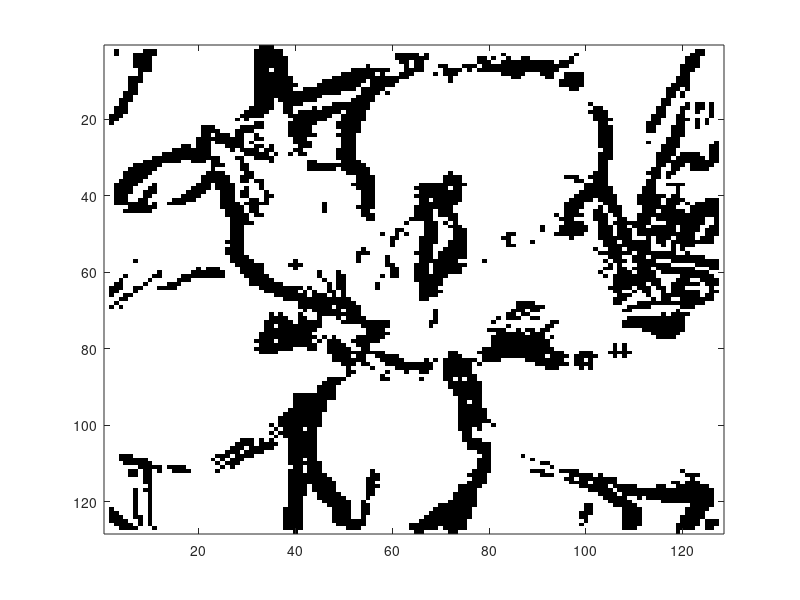
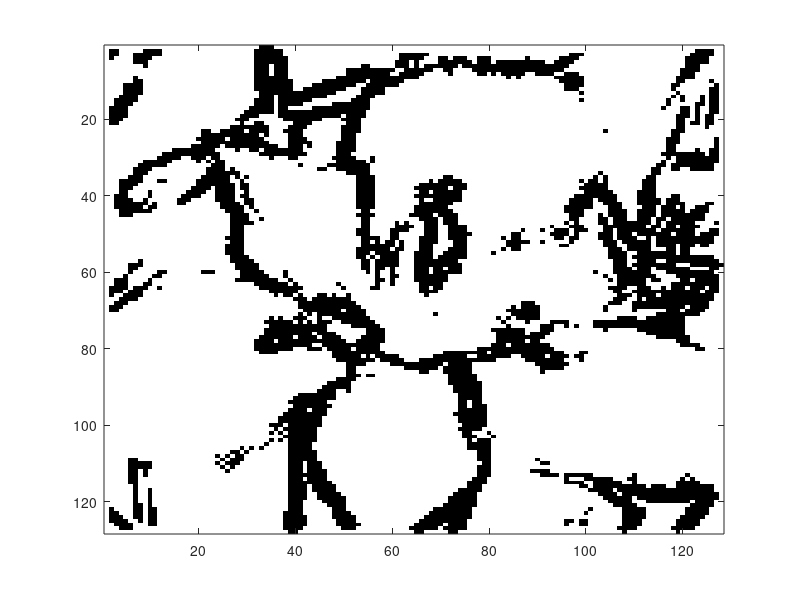
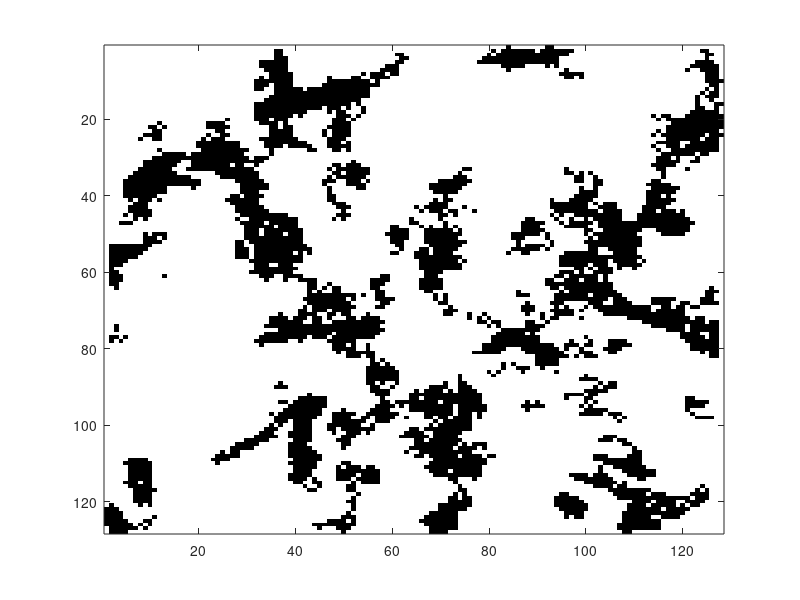
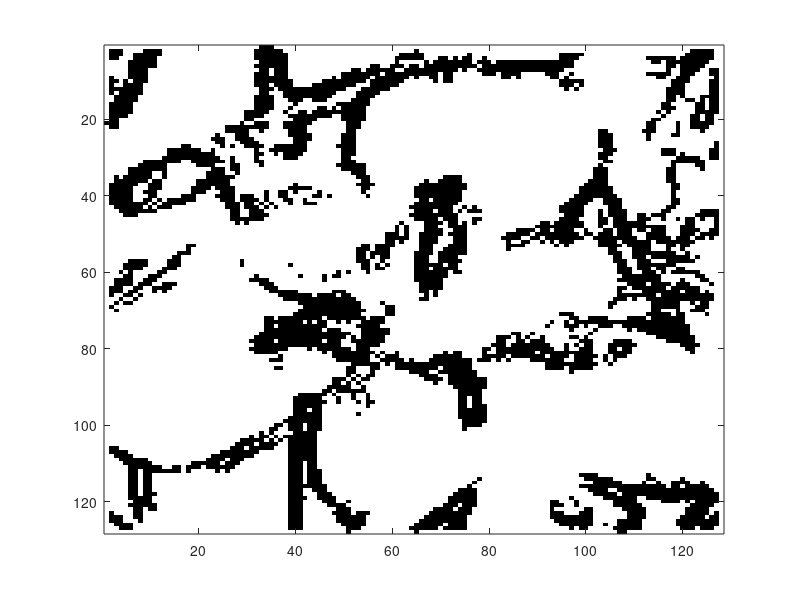

The MATLAB script that drew these images, in order:
%% make figures2

load('best_parameters.mat')
nr_methods = size(order_best_parameters,2)
for method = 1:nr_methods
    figure;
    for image= 1:1
     s1=subimage(squeeze(max_par_fig(method,:,:,image)))
    figure_number = num2str(method)
    fig_name = strcat('C:\Users\roosv_000\Documents\Natural-Computing-Project\Dataset\',figure_number)
     
            imwrite(s1, fig_name, 'png');  

    end
end